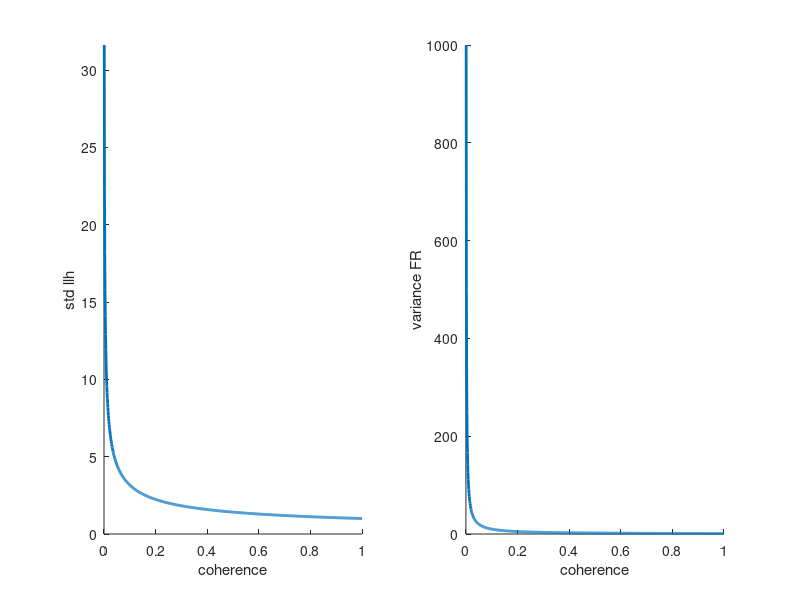
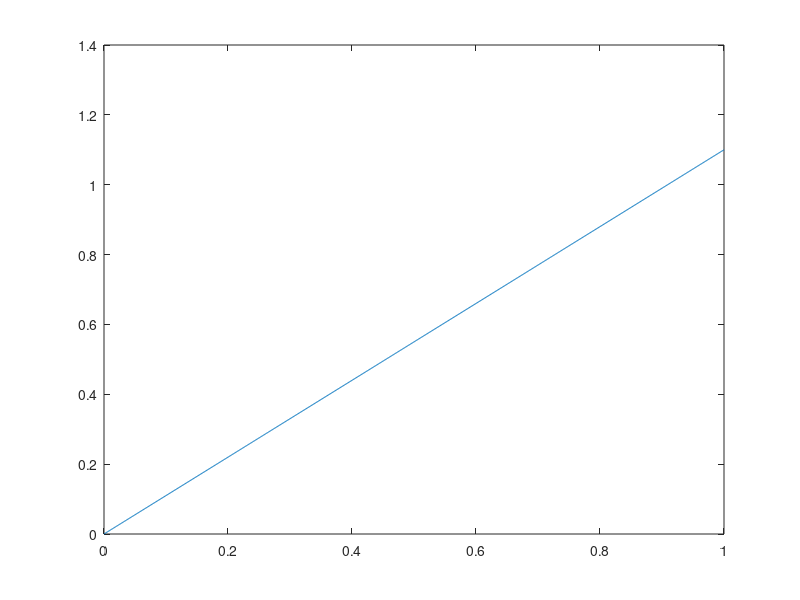

The MATLAB script that drew these images, in order:


%SNR=stdFR; SNR=stdllh; stdllh=stdFR;
%stdllh=sqrt(1/c);stdFR=sqrt(1/c);varFR=1/c;
clf
c=0:0.001:1;
varllh=1./c;
stdllh=sqrt(1./c);

%plot stdllh vs. c.
subplot(1,2,1)
plot(c,stdllh,'-','linewidth',2)
xlim([0 1])
ylim([0 max(1./sqrt(c))])
xlabel('coherence')
ylabel('std llh')
box off

%plot varFR vs. c.
subplot(1,2,2)
plot(c,1./c,'-','linewidth',2)
xlim([0 1])
ylim([0 max(1./sqrt(c))])
xlabel('coherence')
ylabel('variance FR')
box off

figure;
plot(c,1.1.*c)